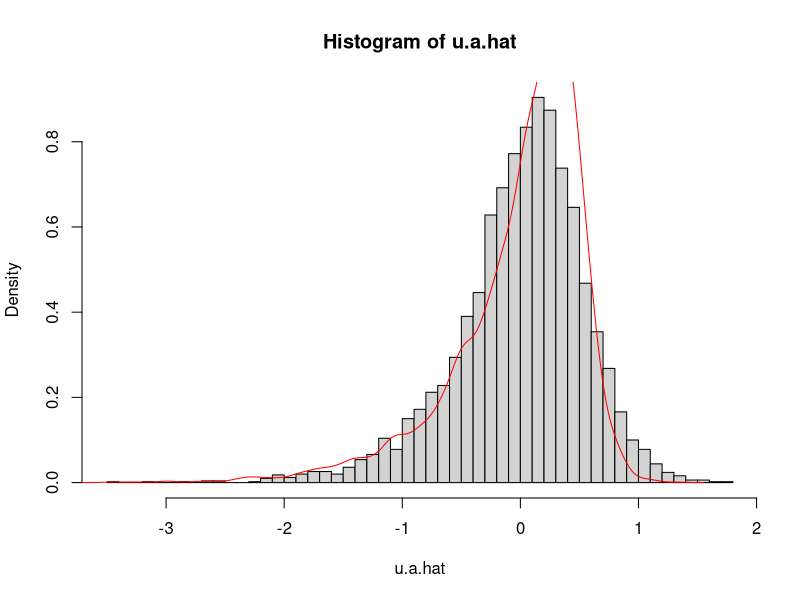
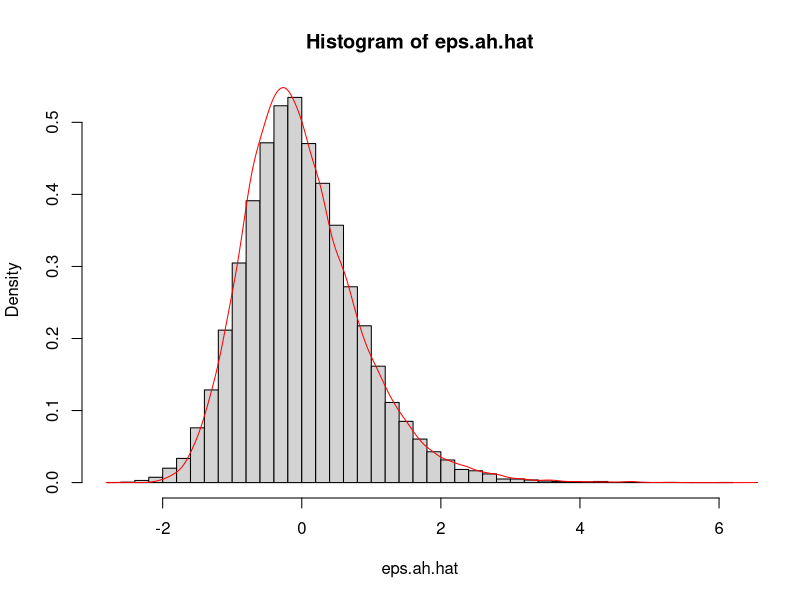

Source code (R) for these figures, in order:
library(VGAM)



#setwd("c:/WB/NM")

#set nested error variance parameters
rho <- 0.3
sigma2.e <- 1

sigma2.u <- rho*sigma2.e
sigma2.eps <- sigma2.e - sigma2.u

sigma2.u
sigma2.eps

#number of areas
A <- 5000

#number of households sampled per area
n.a <- 5

#total sample size
n <- A*n.a

#sample the household errors: eps.ah
shape.eps <- 5
rdag <- rdagum(n, 2, 1, shape.eps)
eps.ah <- log(rdag)
eps.ah <- eps.ah - mean(eps.ah)
eps.ah <- ((sigma2.eps/var(eps.ah))^0.5)*eps.ah
mean(eps.ah)
var(eps.ah)
kdens.eps <- density(eps.ah)
#plot(kdens.eps)

#sample the area errors: u.a
set.seed(123)
shape.u <- 0.2
rdag <- rdagum(A, 2, 1, shape.u)
u.a <- log(rdag)
u.a <- u.a - mean(u.a)
u.a <- ((sigma2.u/var(u.a))^0.5)*u.a
mean(u.a)
var(u.a)
kdens.u <- density(u.a)

#create area identifier
area.id <- rep(1:A,each=n.a)
area.id.a <- rep(1:A,each=1)

#construct the total household error
e.ah <- rep(u.a,each=n.a) + eps.ah
kdens.e <- density(e.ah)
#plot(kdens.e)
#
# implement non-parametric approach by ELL
#

#let us assume that the variance parameters are known
e.a <- aggregate(e.ah,by=list(area.id),FUN=mean)$x

#re-scale e.a to obtain estimate of u.a
u.a.hat <- (e.a - mean(e.a))*sqrt(sigma2.u)/sd(e.a)

#similarly, obtain an estimate for eps.ah
eps.ah.hat <- e.ah - rep(u.a.hat,each=n.a)
eps.ah.hat <- (eps.ah.hat - mean(eps.ah.hat))*sqrt(sigma2.eps)/sd(eps.ah.hat)

#compare histograms of u.a.hat and eps.ah.hat to "true" densities
hist(u.a.hat, breaks=50, freq=F)
lines(kdens.u, add=T, col="Red")

#estimate for eps.ah barely affected
hist(eps.ah.hat, breaks=50, freq=F)
lines(kdens.eps, add=T, col="Red")
